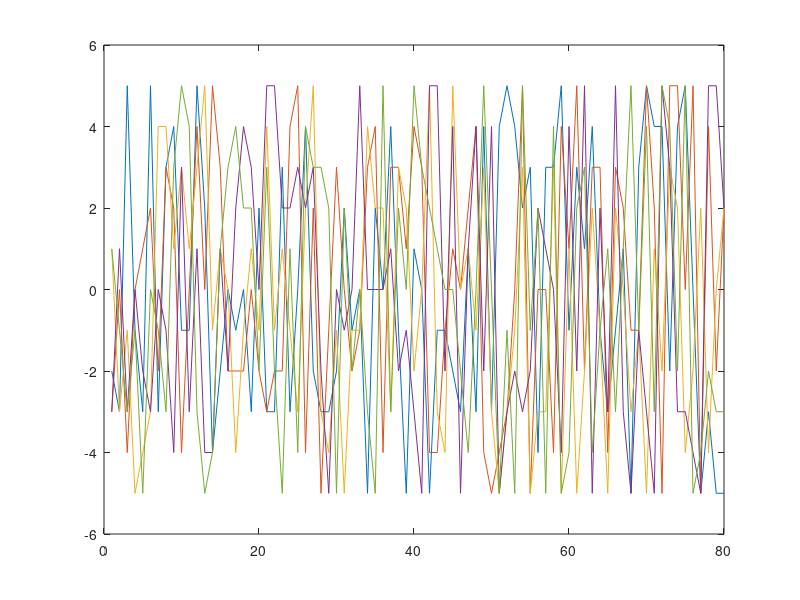

Write the MATLAB code that produced this figure.
% a=rand;
% n=1;
% z=10;
% 
% while z==10,
%     n=n+1;
%     a=rand*10;
%     Alln(:,n)=n;
%     Alla(:,n)=a;
% end

clear Allb

for n=1:5
    b=randi([-5 5],80,1);
    Allb(:,n)=b;
    
    figure(1)
    plot(Allb(:,n))    
    hold on
end